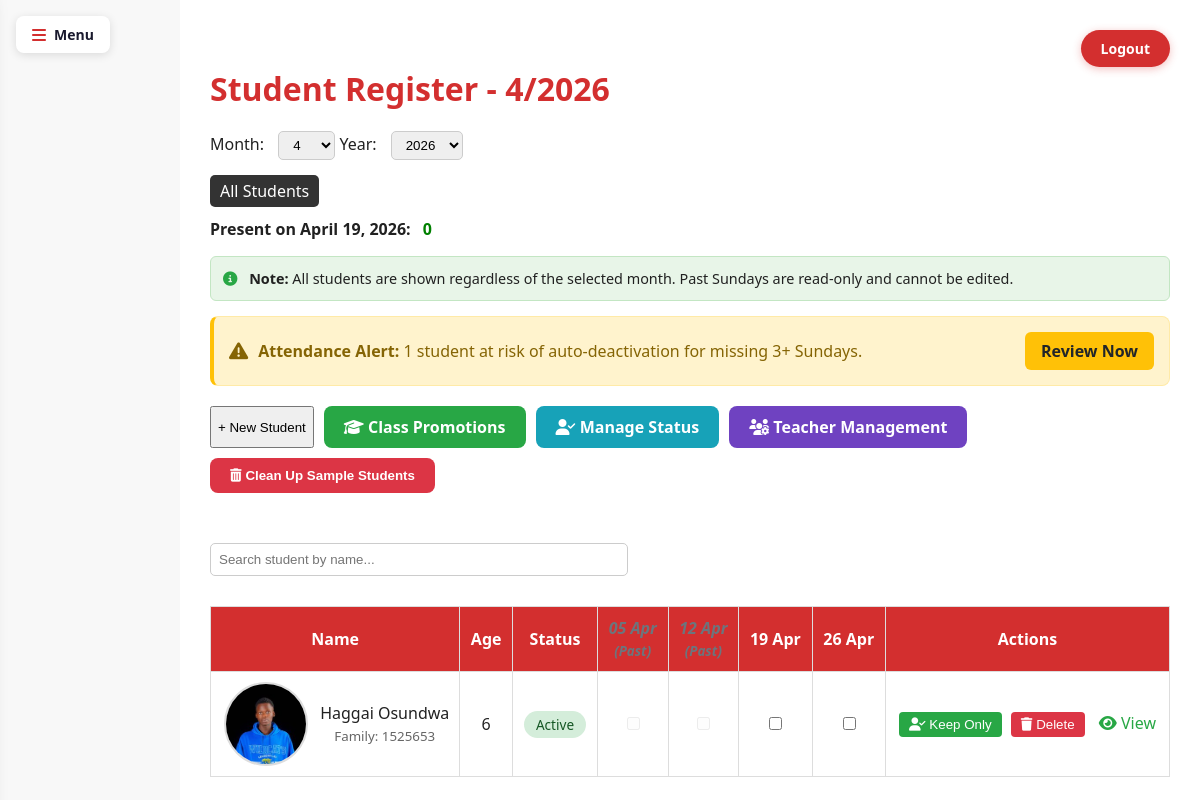
The page /dashboard (signed in) on the database its author committed.
### app.py (models this page shows)
class Student(db.Model):
    id = db.Column(db.Integer, primary_key=True)
    name = db.Column(db.String(100), nullable=False)
    dob = db.Column(db.String(20), nullable=False)
    parent = db.Column(db.String(100))
    contact = db.Column(db.String(50))
    student_class = db.Column(db.String(50))
    status = db.Column(db.String(10), default="active")
    deletion_requested = db.Column(db.Boolean, default=False)
    profile_image = db.Column(db.String(200))  # Store image filename
    family_id = db.Column(db.String(50))  # For grouping family members

### app.py (the view)
@app.route("/dashboard", methods=["GET", "POST"])
def dashboard():
    if "user" not in session:
        return redirect(url_for("home"))
    user_role = session.get("role")
    assigned_class = session.get("assigned_class")
    today = date.today()
    month = int(request.args.get("month", today.month))
    year = int(request.args.get("year", today.year))
    selected_class = request.args.get("class_name")
    if user_role == "teacher" and assigned_class and not selected_class:
        selected_class = assigned_class
    sundays = get_sundays(year, month)
    current_sunday = None
    if today.weekday() == 6:  # Today is Sunday
        current_sunday = today
    else:
        for sunday in reversed(sundays):
            if sunday <= today:
                current_sunday = sunday
                break
    if current_sunday is None:
        current_sunday = today
    if selected_class:
        filtered_students = Student.query.filter(
            Student.student_class == selected_class,
            Student.status == "active"
        ).all()
    else:
        filtered_students = Student.query.filter_by(status="active").all()
    at_risk_count = 0
    if session.get("role") == "admin":
        today = datetime.now()
        check_sundays = []
        current_date = today
        for _ in range(4):
            days_back = (current_date.weekday() + 1) % 7
            if days_back == 0 and current_date.date() == today.date():
                days_back = 7
            sunday = current_date - timedelta(days=days_back)
            check_sundays.append(sunday.date())
            current_date = sunday - timedelta(days=1)
        all_active_students = Student.query.filter_by(status='active').all()
        for student in all_active_students:
            missed_count = 0
            for sunday in check_sundays:
                attendance = Attendance.query.filter_by(student_id=student.id, date=sunday).first()
                if not attendance or not attendance.present:
                    missed_count += 1
            if missed_count >= 3:  # At risk if missed 3+ Sundays
                at_risk_count += 1
    return render_template("dashboard.html",
                           students=filtered_students,
                           sundays=sundays,
                           month=month,
                           year=year,
                           selected_class=selected_class,
                           current_sunday=current_sunday,
                           at_risk_count=at_risk_count)

### app.py (called while the page is built)
def get_sundays(year, month):
    sundays = []
    cal = calendar.Calendar()
    for day in cal.itermonthdates(year, month):
        if day.weekday() == 6 and day.month == month:
            sundays.append(day)
    return sundays

@app.template_filter('todatetime')
def to_datetime_filter(s):
    return datetime.strptime(s, "%Y-%m-%d")

@app.context_processor
def inject_now():
    return {'now': datetime.now}

@app.context_processor
def utility_functions():
    def attendance_present(student_id, sunday):
        record = Attendance.query.filter_by(student_id=student_id, date=sunday).first()
        return record.present if record else False
    return dict(attendance_present=attendance_present)

### templates/dashboard.html (shortened to what this page needs)
<!DOCTYPE html>
<html lang="en">
<head>
    <link rel="stylesheet" href="https://cdnjs.cloudflare.com/ajax/libs/font-awesome/6.5.0/css/all.min.css">
    <link rel="stylesheet" href="{{ url_for('static', filename='css/styles.css') }}">
</head>
<body>
<div class="container">
<div class="sidebar-toggle" id="sidebarToggle" title="Open Menu">
    <i class="fas fa-bars"></i> <span>Menu</span>
</div>
    <main class="register">
        <div style="text-align: right;">
            <a href="{{ url_for('logout') }}" class="logout-btn">Logout</a>
        </div>
        <h1>
            Student Register - {{ month }}/{{ year }}
        </h1>
        <form method="get">
            <label>Month:
                <select name="month" onchange="this.form.submit()">
                    {% for m in range(1, 13) %}
                        <option value="{{ m }}" {% if m == month %}selected{% endif %}>{{ m }}</option>
                    {% endfor %}
                </select>
            </label>
            <label>Year:
                <select name="year" onchange="this.form.submit()">
                    {% for y in range(2023, 2036) %}
                        <option value="{{ y }}" {% if y == year %}selected{% endif %}>{{ y }}</option>
                    {% endfor %}
                </select>
            </label>
        </form>
        <a href="{{ url_for('all_students') }}" style="padding: 5px 10px; background: #333; color: white; border-radius: 5px; text-decoration: none;">
    All Students
</a>
        <p><strong>Present on {{ current_sunday.strftime('%B %d, %Y') }}:</strong> <span id="presentCount">0</span></p>
        <div style="background: #e8f5e8; border: 1px solid #c3e6c3; border-radius: 6px; padding: 12px; margin-bottom: 15px; font-size: 0.9rem;">
            <i class="fas fa-info-circle" style="color: #28a745; margin-right: 8px;"></i>
            <strong>Note:</strong> All students are shown regardless of the selected month.
            Past Sundays are read-only and cannot be edited.
        </div>
        {% if session["role"] == "admin" and at_risk_count > 0 %}
        <div style="background: #fff3cd; border: 1px solid #ffeaa7; border-radius: 8px; padding: 15px; margin-bottom: 20px; border-left: 4px solid #ffc107;">
            <div style="display: flex; align-items: center; gap: 10px;">
                <i class="fas fa-exclamation-triangle" style="color: #856404; font-size: 1.2rem;"></i>
                <div>
                    <strong style="color: #856404;">Attendance Alert:</strong>
                    <span style="color: #856404;">{{ at_risk_count }} student{{ 's' if at_risk_count != 1 else '' }} at risk of auto-deactivation for missing 3+ Sundays.</span>
                </div>
                <a href="{{ url_for('manage_status') }}" style="background: #ffc107; color: #212529; padding: 8px 16px; border-radius: 6px; text-decoration: none; font-weight: 600; margin-left: auto;">
                    Review Now
                </a>
            </div>
        </div>
        {% endif %}
        <div style="margin-bottom: 20px; display: flex; gap: 10px; flex-wrap: wrap;">
            <button id="openModalBtn">+ New Student</button>
            {% if session["role"] == "admin" %}
            <a href="{{ url_for('promote_students') }}" style="background: #28a745; color: white; border: none; padding: 10px 20px; border-radius: 8px; text-decoration: none; font-weight: 600;">
                <i class="fas fa-graduation-cap"></i> Class Promotions
            </a>
            <a href="{{ url_for('manage_status') }}" style="background: #17a2b8; color: white; border: none; padding: 10px 20px; border-radius: 8px; text-decoration: none; font-weight: 600;">
                <i class="fas fa-user-check"></i> Manage Status
            </a>
            <a href="{{ url_for('admin_teachers') }}" style="background: #6f42c1; color: white; border: none; padding: 10px 20px; border-radius: 8px; text-decoration: none; font-weight: 600;">
                <i class="fas fa-users-cog"></i> Teacher Management
            </a>
            <form method="POST" action="{{ url_for('delete_sample_students') }}" style="display: inline;" onsubmit="return confirm('Are you sure you want to delete all sample students (without profile photos)? This cannot be undone.');">
                <button type="submit" style="background: #dc3545; color: white; border: none; padding: 10px 20px; border-radius: 8px; font-weight: 600; cursor: pointer;">
                    <i class="fas fa-trash-alt"></i> Clean Up Sample Students
                </button>
            </form>
            {% endif %}
        </div>
        <input type="text" id="searchInput" placeholder="Search student by name..." style="padding: 8px; margin-bottom: 15px; width: 100%; max-width: 400px; border-radius: 5px; border: 1px solid #ccc;">
        <table id="studentTable">
            <thead>
                <tr>
                    <th>Name</th>
                    <th>Age</th>
                    <th>Status</th>
                    {% for sunday in sundays %}
                        <th style="{% if sunday < now().date() %}color: #6c757d; font-style: italic;{% endif %}">
                            {{ sunday.strftime('%d %b') }}
                            {% if sunday < now().date() %}<br><small>(Past)</small>{% endif %}
                        </th>
                    {% endfor %}
                    {% if session["role"] == "admin" %}
                        <th>Actions</th>
                    {% endif %}
                </tr>
            </thead>
            <tbody>
    {% for student in students %}
    <tr {% if student.deletion_requested %} style="background-color: #eee; color: gray;" {% endif %}>
        <td>
            <div style="display: flex; align-items: center; gap: 10px;">
                {% if student.profile_image %}
                    <img src="{{ url_for('static', filename='uploads/profiles/' + student.profile_image) }}"
                         alt="{{ student.name }}"
                         onclick="showLargeImage('{{ url_for('static', filename='uploads/profiles/' + student.profile_image) }}')"
                         class="student-photo"
                         onmouseover="this.style.transform='scale(1.1)'" onmouseout="this.style.transform='scale(1)'">
                {% endif %}
                <div>
                    {{ student.name }}
                    {% if student.family_id %}
                        <br><small style="color: #666;">Family: {{ student.family_id }}</small>
                    {% endif %}
                </div>
            </div>
        </td>
        <td>
            {% set birth = student.dob | todatetime %}
            {% set age = ((now() - birth).days // 365) %}
            {{ age }}
        </td>
        <td>
            <span style="padding: 4px 12px; border-radius: 20px; font-size: 0.85rem; font-weight: 500;
                         background: {{ '#d4edda' if student.status == 'active' else '#f8d7da' }};
                         color: {{ '#155724' if student.status == 'active' else '#721c24' }};">
                {{ 'Active' if student.status == 'active' else 'Inactive' }}
            </span>
        </td>
        {% for sunday in sundays %}
  {% if not student.deletion_requested and student.status == "active" %}
  <td>
    {% set is_past_sunday = sunday < now().date() %}
    {% set is_other_class = session.get('role') == 'teacher' and session.get('assigned_class') != student.student_class %}
    <input type="checkbox"
           class="attendance-checkbox"
           data-sid="{{ student.id }}"
           data-date="{{ sunday.strftime('%Y-%m-%d') }}"
           {% if is_past_sunday or is_other_class %} disabled
           title="{% if is_past_sunday %}This Sunday has passed - attendance cannot be modified{% elif is_other_class %}You can only mark attendance for your assigned class ({{ session.get('assigned_class') }}){% endif %}" {% endif %}>
  </td>
{% else %}
  <td></td>
{% endif %}
        {% endfor %}
        <td>
            {% if session["role"] == "teacher" and not student.deletion_requested and session.get('assigned_class') == student.student_class %}
                <form action="{{ url_for('mark_for_deletion', student_id=student.id) }}" method="POST">
            <button type="submit" title="Request Deletion" style="background: transparent; border: none; color: rgb(0, 0, 0); cursor: pointer;">
                <i class="fas fa-trash"></i>
            </button>
                </form>
            {% elif session["role"] == "teacher" and not student.deletion_requested and session.get('assigned_class') != student.student_class %}
                <span style="color: #6c757d; font-style: italic; font-size: 0.9rem;">View Only</span>
{% elif session["role"] == "admin" and not student.deletion_requested %}
                  <button onclick="keepOnlyStudent({{ student.id }}, '{{ student.name }}')"
                          title="Keep Only This Student - Delete All Others"
                          style="background: #28a745; color: white; border: none; padding: 5px 10px; border-radius: 4px; cursor: pointer; margin-right: 5px;">
                      <i class="fas fa-user-check"></i> Keep Only
                  </button>
                  <button onclick="deleteStudent({{ student.id }}, '{{ student.name }}')"
                          title="Delete Student Permanently"
                          style="background: #dc3545; color: white; border: none; padding: 5px 10px; border-radius: 4px; cursor: pointer; margin-right: 5px;">
                      <i class="fas fa-trash"></i> Delete
                  </button>
                  <a href="{{ url_for('student_detail', student_id=student.id) }}"
                     title="View Student Details"
                     style="color: #28a745; text-decoration: none; margin-left: 5px;">
                     <i class="fas fa-eye"></i> View
                  </a>
              {% endif %}
         </td>
    </tr>
    {% endfor %}
</tbody>
        </table>
    </main>
</div>
</body>
</html>

### static/css/styles.css (style rules this page uses)
body { font-family: 'Segoe UI', sans-serif; margin: 0; padding: 0; background-color: #f8f8f8; color: #212121; }
input[type="text"], input[type="password"], input[type="date"] { width: 100%; padding: 10px; margin: 10px 0; border: 1px solid #ccc !important; border-radius: 5px; font-weight: normal !important; outline: none !important; transition: border 0.2s ease; }
.container { display: flex; height: 100vh; overflow: hidden; }
.register { margin-left: 180px; padding: 30px; background-color: #fff; height: 100vh; overflow-y: auto; overflow-x: scroll; flex: 1; }
.register h1 { color: #D32F2F; margin-top: 0; }
form { margin-bottom: 20px; }
form select { padding: 5px 10px; margin-left: 10px; border-radius: 5px; border: 1px solid #ccc; }
table { width: 100%; border-collapse: collapse; margin-top: 15px; background: #fff; border: 1px solid #ddd; }
th, td { border: 1px solid #ddd; padding: 10px; text-align: center; }
th { background-color: #D32F2F; color: white; }
#presentCount { color: green; font-weight: bold; margin-left: 8px; }
.sidebar-toggle { display: none; font-size: 26px; padding: 15px; background-color: #D32F2F; color: white; cursor: pointer; }
img.student-photo { width: 80px; height: 80px; border-radius: 50%; object-fit: cover; background-position: center; background-repeat: no-repeat; border: 2px solid #ddd; }
img.student-photo, img.profile-image, img.student-detail-photo { width: 80px; height: 80px; border-radius: 50% !important; object-fit: cover !important; object-position: center; background-color: #f0f0f0; border: 2px solid #ddd; display: block; }
img.student-photo, img.profile-image { margin: 0 auto; display: block; }
td img.student-photo { display: block; margin-left: auto; margin-right: auto; text-align: center; }
.sidebar-toggle { display: flex; align-items: center; gap: 8px; position: fixed; top: 16px; left: 16px; z-index: 1001; cursor: pointer; font-size: 0.875rem; font-weight: 600; color: #1a1a2e; background: #fff; padding: 9px 16px; border-radius: 8px; box-shadow: 0 2px 10px rgba(0, 0, 0, 0.12); transition: box-shadow 0.2s ease, transform 0.15s ease, opacity 0.25s ease, visibility 0.25s ease; user-select: none; }
.sidebar-toggle i { color: #D32F2F; font-size: 1rem; }
.logout-btn { color: #ffffff; background-color: #D32F2F; border-radius: 25px; padding: 9px 20px; font-weight: 600; font-size: 0.875rem; text-decoration: none; transition: background 0.2s ease, transform 0.15s ease, box-shadow 0.2s ease; box-shadow: 0 2px 8px rgba(211, 47, 47, 0.3); display: inline-block; }
.attendance-checkbox:disabled { opacity: 0.4; cursor: not-allowed; }

### rows shown on the page
Student: profile_image (picture), name "Haggai Osundwa", family_id "1525653", age "6", status "Active"

### other values the page prints
{{ month }} "4"
{{ year }} "2026"
{{ current_sunday.strftime('%B %d, %Y') }} "April 19, 2026"
{{ at_risk_count }} "1"
{{ sunday.strftime('%d %b') }} "05 Apr" "12 Apr" "19 Apr" "26 Apr"
form field month "4"
form field year "2026"
